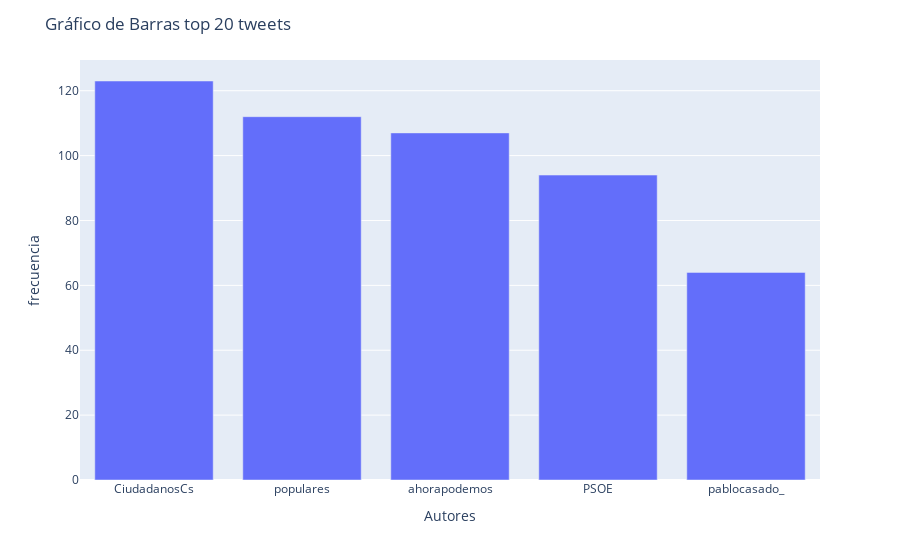

Write notebook code for a chart like this one.
### Code cell
fig = px.bar(x=top20["Palabra"], y=top20["Frecuencia"])

fig.update_layout(
    yaxis_title='frecuencia',  # label eje x
    xaxis_title="Autores",  # label eje y
    title="Gráfico de Barras top 20 tweets "  # label título
)

### Figure 1 — Plotly figure (JSON) as saved in the notebook; plotly's stock layout.template omitted (floating-point values rounded to 4 significant figures)
{"data": [{"alignmentgroup": "True", "hovertemplate": "x=%{x}<br>y=%{y}<extra></extra>", "legendgroup": "", "marker": {"color": "#636efa", "pattern": {"shape": ""}}, "name": "", "offsetgroup": "", "orientation": "v", "showlegend": false, "textposition": "auto", "type": "bar", "x": ["CiudadanosCs", "populares", "ahorapodemos", "PSOE", "pablocasado_"], "xaxis": "x", "y": [123, 112, 107, 94, 64], "yaxis": "y"}], "layout": {"barmode": "relative", "legend": {"tracegroupgap": 0}, "margin": {"t": 60}, "title": {"text": "Gráfico de Barras top 20 tweets "}, "xaxis": {"anchor": "y", "domain": [0, 1], "title": {"text": "Autores"}}, "yaxis": {"anchor": "x", "domain": [0, 1], "title": {"text": "frecuencia"}}}}
